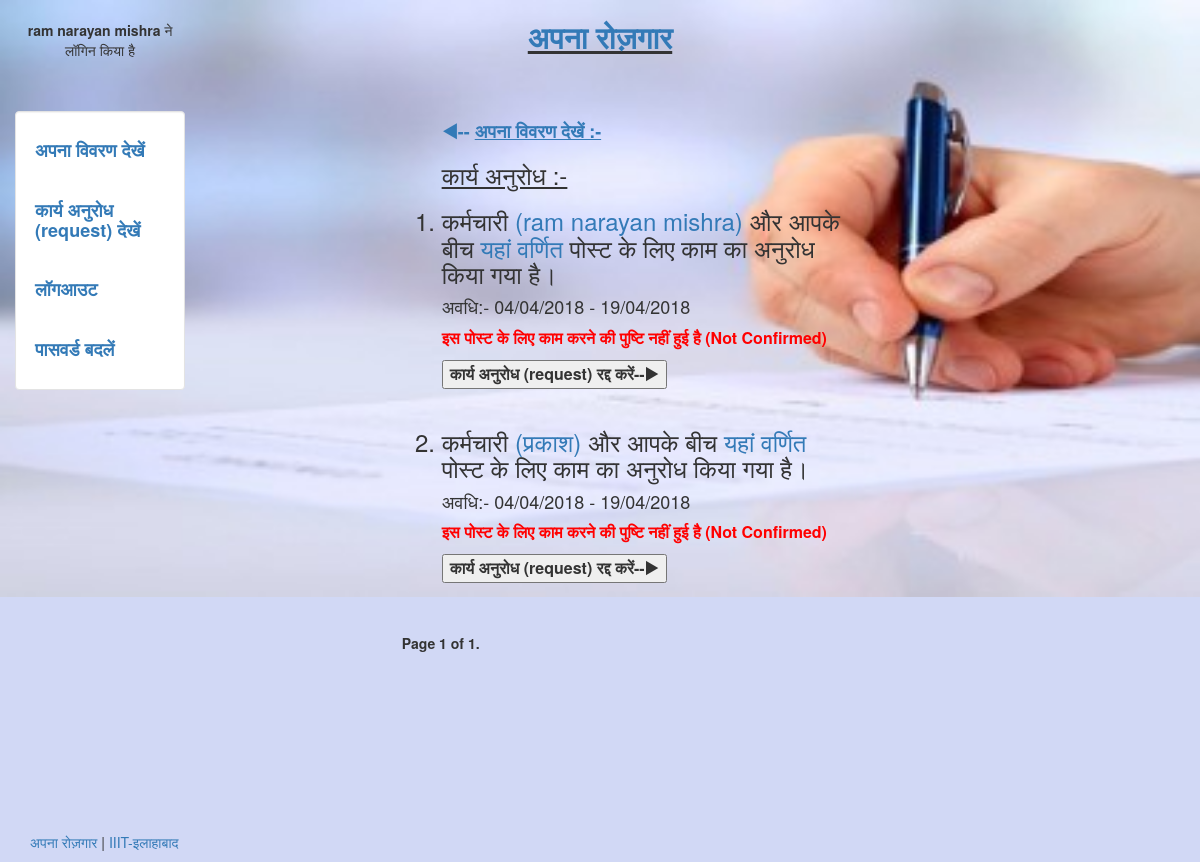
Page /workrequest (signed in) on the earlier database version.
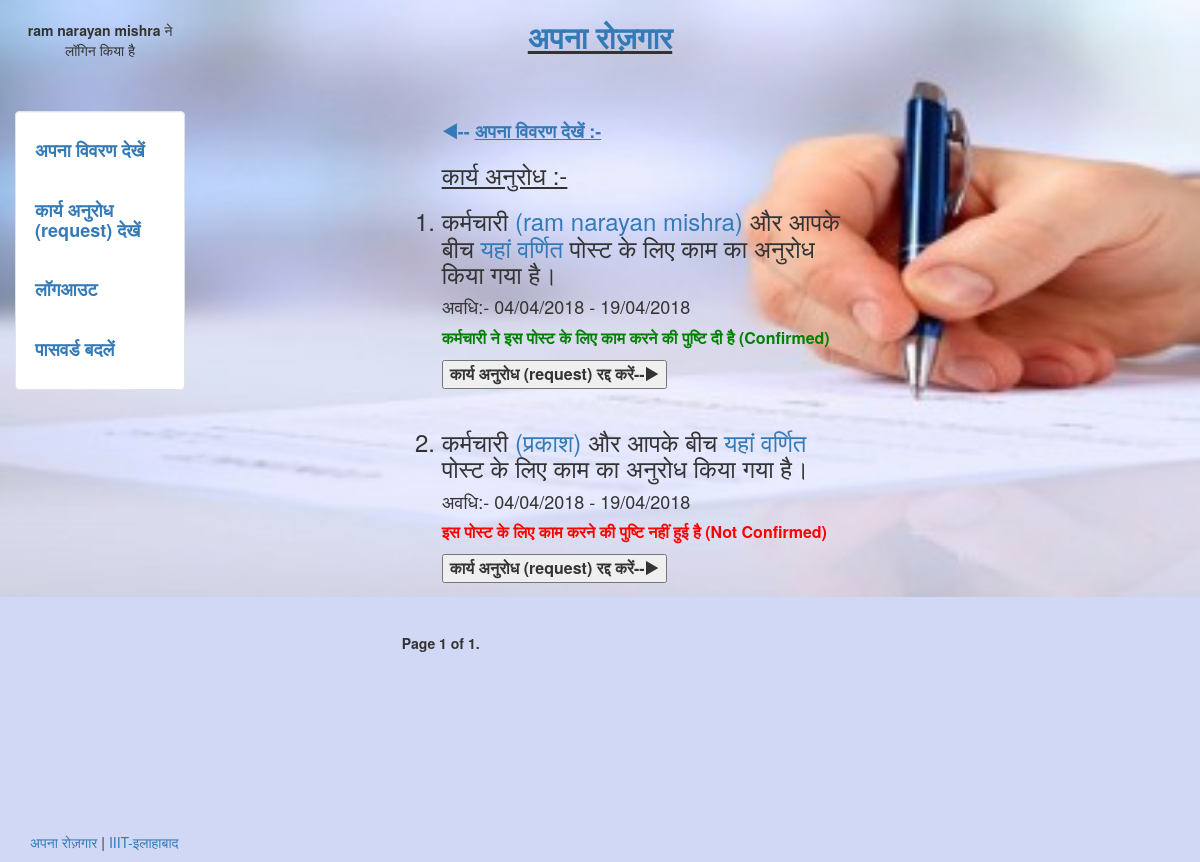
Same page on the later database version.
### search/models.py (models this page shows)
class Status(models.Model):
	status_id=models.AutoField(primary_key=True)
	post_id=models.IntegerField(blank = True, null = True)
	user_id=models.IntegerField(blank = True, null = True)
	hirer = models.CharField(max_length = 100,blank = True, null = True)
	worker = models.CharField(max_length = 100,blank = True, null = True)
	userhirer = models.CharField(max_length = 100,blank = True, null = True)
	userworker = models.CharField(max_length = 100,blank = True, null = True)
	hirer_status = models.IntegerField(blank = True, null = True)
	worker_status = models.IntegerField(blank = True, null = True)
	confirm=models.CharField(max_length = 2,blank = True, null = True)
	temp=models.CharField(max_length = 2,blank = True, null = True)
	start_date = models.DateField(blank = True, null = True)
	end_date = models.DateField(blank = True, null = True)
	done=models.CharField(max_length = 2,blank = True, null = True)

### login/views.py (the view, shortened to what this page needs)
# urls.py: url(r'^workrequest',workrequest,name = 'workrequest'),
def workrequest(request):
	if request.method=="POST" and ('hhire' in request.POST or 'hchire' in request.POST ):
		post_id=request.POST.get('post_id')
		user_id=request.POST.get('user_id')
		start_date=request.POST.get('start_date')
		end_date=request.POST.get('end_date')
		page=request.POST.get('page')
		pq=Status.objects.filter(post_id=post_id,user_id=user_id)
		warn=""
		if len(pq)!=0:
			for pqr in pq:
				if 'hhire' in request.POST :
					r=Status.objects.filter(user_id=user_id,confirm='a')
					p=r.filter(Q(start_date__lte=end_date,start_date__gte=start_date)|Q(end_date__lte=end_date,end_date__gte=start_date))
					if len(p)==0:
						pqr.hirer_status=user_id
						pqr.confirm='a'
						pqr.save()
					else:
						warn="अब मजदूर इस तिथि पर उपलब्ध नहीं है।"
				if 'hchire' in request.POST :
					pqr.delete()
		data=Status.objects.filter(userhirer=request.user.username)
		for select in data:
			if select.worker_status==select.post_id and select.hirer_status==select.user_id:
				select.temp='a'
				select.save()
			elif select.worker_status==select.post_id:
				select.temp='c'
				select.save()
			elif select.hirer_status==select.user_id:
				select.temp='b'
				select.save()
			else:
				select.temp='d'
				select.save()
		if len(data)==0:
			warn="वर्तमान में आपके लिए कोई अनुरोध नहीं है।"
		pag = Paginator(data,3)
		p = pag.page(int(page))
		return render(request,'search/workrequest.html',{'data':p,'warn':warn})
	else:
		value=LoginAs.objects.get(username=request.user.username)
		if value.loginas=="worker":
			data=Status.objects.filter(userworker=request.user.username)
			for select in data:
				if select.worker_status==select.post_id and select.hirer_status==select.user_id:
					select.temp='a'
					select.save()
				elif select.worker_status==select.post_id:
					select.temp='b'
					select.save()
				elif select.hirer_status==select.user_id:
					select.temp='c'
					select.save()
				else:
					select.temp='d'
					select.save()
			warn=""
			if len(data)==0:
				warn="वर्तमान में आपके लिए कोई अनुरोध नहीं है।"
			pag = Paginator(data,3)
			page = request.GET.get('page',None)
			if not page:
				page='1'
			p = pag.page(int(page))
			return render(request,'worker/workrequest.html',{'data':p,'warn':warn})
		else:
			data=Status.objects.filter(userhirer=request.user.username)
			for select in data:
				if select.worker_status==select.post_id and select.hirer_status==select.user_id:
					select.temp='a'
					select.save()
				elif select.worker_status==select.post_id:
					select.temp='c'
					select.save()
				elif select.hirer_status==select.user_id:
					select.temp='b'
					select.save()
				else:
					select.temp='d'
					select.save()
			warn=""
			if len(data)==0:
				warn="वर्तमान में आपके लिए कोई अनुरोध नहीं है।"
			pag = Paginator(data,3)
			page = request.GET.get('page',None)
			if not page:
				page='1'
			p = pag.page(int(page))
			return render(request,'search/workrequest.html',{'data':p,'warn':warn})

### search/templates/search/workrequest.html (shortened to what this page needs)
{% extends "login/header.html" %}
{% block content %}
<div class ='col-sm-6 col-sm-offset-2'>
  <link rel="stylesheet" href="https://cdnjs.cloudflare.com/ajax/libs/font-awesome/4.7.0/css/font-awesome.min.css">
<ol>
     <h4><b><a href='/view'>&#9664;-- <u>अपना विवरण देखें :-</u></a></b></h4>
     <h3><u>कार्य अनुरोध :-</u></h3>
     {% for data1 in data%}
     <h3><li>कर्मचारी <a href="/seeworker/?data={{data1.user_id}}">({{data1.worker}})</a> और आपके बीच <a href="/detailpost/?data={{data1.post_id}}">यहां वर्णित </a>पोस्ट के लिए काम का अनुरोध किया गया है।</li></h3>
      <h4> अवधि:- {{data1.start_date|date:"d/m/20y"}} - {{data1.end_date|date:"d/m/20y"}}</h4>
     <form method="POST" action="/workrequest">
     <font size = 3.5>
     {%if "a" in data1.temp %}
     <font color = "green" ><p><b>कर्मचारी ने इस पोस्ट के लिए काम करने की पुष्टि दी है (Confirmed)</b></p></font>
     <b><button type="submit" name = 'hchire' >कार्य अनुरोध (request) रद्द करें--&#9654;</button>
     {%endif%}
     {%if "b" in data1.temp %}
     <font color = "red"><p><b>इस पोस्ट के लिए काम करने की पुष्टि नहीं हुई है (Not Confirmed)</b></p></font>
     <b><button type="submit" name = 'hchire' >कार्य अनुरोध (request) रद्द करें--&#9654;</button>
    {%endif%}
   </b>
 </font>
  </form>
     <br>
     {% endfor %}
     </ol>
     <b>
  <div class="pagination">
    <span class="step-links">
        <span class="current">
            Page {{ data.number }} of {{ data.paginator.num_pages }}.
        </span>
    </span>
</div>
  </b>
</div>
{% endblock %}

Differences in the rows shown:
changed Status "ram narayan mishra": temp "इस पोस्ट के लिए काम करने की पुष्टि नहीं हुई है (Not Confirmed)" → "कर्मचारी ने इस पोस्ट के लिए काम करने की पुष्टि दी है (Confirmed)"
